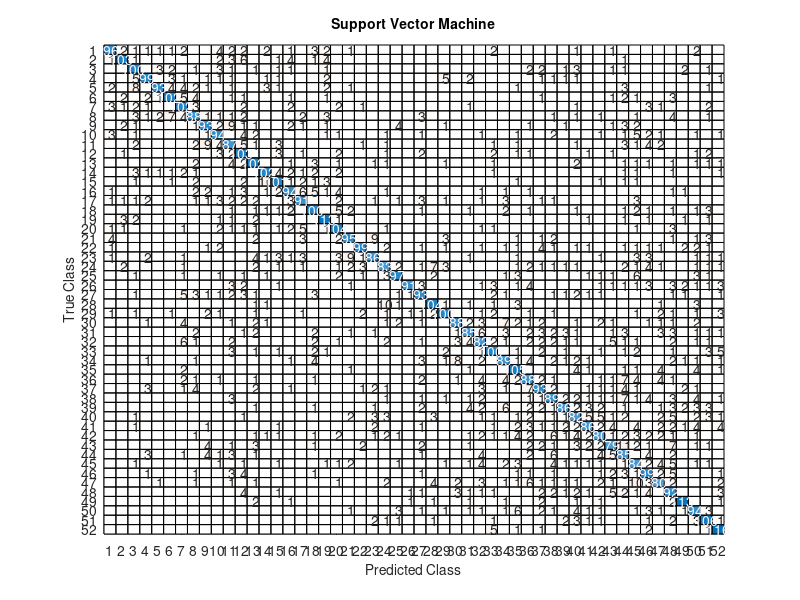

Write the MATLAB code that produced this figure.
clc;
clear;
close all;

fprintf('\n=============================================\n');
fprintf('            SVM PERFORMANCE\n');
fprintf('=============================================\n');

load('PredictionResults.mat');

%% Confusion Matrix

C = confusionmat(testLabel,predictedLabel);

figure;

confusionchart(C);

title('Support Vector Machine');

%% Metrics

numClasses = size(C,1);

precision = zeros(numClasses,1);
recall = zeros(numClasses,1);
f1 = zeros(numClasses,1);

for i=1:numClasses

    TP = C(i,i);

    FP = sum(C(:,i))-TP;

    FN = sum(C(i,:))-TP;

    if TP+FP==0
        precision(i)=0;
    else
        precision(i)=TP/(TP+FP);
    end

    if TP+FN==0
        recall(i)=0;
    else
        recall(i)=TP/(TP+FN);
    end

    if precision(i)+recall(i)==0
        f1(i)=0;
    else
        f1(i)=2*(precision(i)*recall(i))/(precision(i)+recall(i));
    end

end

overallAccuracy = sum(diag(C))/sum(C(:));

macroPrecision = mean(precision);

macroRecall = mean(recall);

macroF1 = mean(f1);

fprintf('\n=============================================\n');

fprintf('Overall Accuracy : %.2f %%\n',overallAccuracy*100);

fprintf('Macro Precision  : %.4f\n',macroPrecision);

fprintf('Macro Recall     : %.4f\n',macroRecall);

fprintf('Macro F1 Score   : %.4f\n',macroF1);

fprintf('=============================================\n');

%% Save

save('EvaluationResults.mat',...
    'C',...
    'overallAccuracy',...
    'macroPrecision',...
    'macroRecall',...
    'macroF1',...
    'precision',...
    'recall',...
    'f1');

fprintf('\nEvaluationResults.mat Saved Successfully\n');
